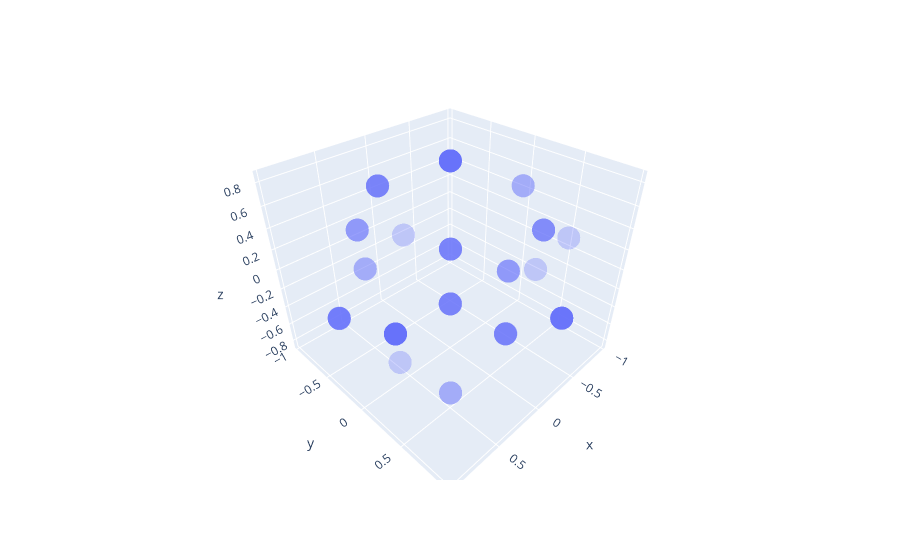

The cell this chart's notebook holds for it:
### Code cell
import plotly.express as px
import plotly.graph_objects as go
# Create the figure
fig = go.Figure()


fig = px.scatter_3d(
    x=b[:,0].tolist(), y=b[:,1].tolist(), z=b[:,2].tolist(), opacity=0.3, 
    # marker=dict(
    #     size=4,
    #     color='blue',
    #     opacity=0.3
    # ),
)
# fig = px.scatter_3d(
#     x=full_b[:,0].tolist(), y=full_b[:,1].tolist(), z=full_b[:,2].tolist(), opacity=0.03, 
#     marker=dict(
#         size=4,
#         color='blue',
#         opacity=0.3
#     ),
# )

# Add the second scatter plot (full_b) in red
# fig.add_trace(go.Scatter3d(
#     x=full_b[:,0].tolist(),
#     y=full_b[:,1].tolist(),
#     z=full_b[:,2].tolist(),
#     mode='markers',
#     marker=dict(
#         size=4,
#         color='red',
#         opacity=0.00,
#     ),
#     name='full_b'
# ))


# fig.add_trace(go.Scatter3d(
#     x=a2[:,0].tolist(),
#     y=a2[:,1].tolist(),
#     z=a2[:,2].tolist(),
#     mode='markers',
#     marker=dict(
#         size=6,
#         color='red',
#         opacity=.5,
#     ),
#     name='a'
# ))


# fig.add_trace(go.Scatter3d(
#     # x=full_b[:,0].tolist(),
#     # y=full_b[:,1].tolist(),
#     # z=full_b[:,2].tolist(),
#     x=bc_pair[:,0].tolist(),
#     y=bc_pair[:,1].tolist(),
#     z=bc_pair[:,3].tolist(),
#     mode='markers',
#     marker=dict(
#         size=6,
#         color='blue',
#         opacity=.5,
#     ),
#     name='b'
# ))



fig.show()
# fig.write_html('/home/wilson/ab.html')

### Figure 1 — Plotly figure (JSON) as saved in the notebook; plotly's stock layout.template omitted (floating-point values rounded to 4 significant figures)
{"data": [{"hovertemplate": "x=%{x}<br>y=%{y}<br>z=%{z}<extra></extra>", "legendgroup": "", "marker": {"color": "#636efa", "opacity": 0.3, "symbol": "circle"}, "mode": "markers", "name": "", "scene": "scene", "showlegend": false, "type": "scatter3d", "x": [-0.6238, -0.9686, -0.4669, -0.4707, -0.6536, 0.9686, 0.8761, 0.2359, -0.2355, 0.2786, 0.4678, -0.5362, -0.4655, 0.2771, -0.6518, 0.465, -0.5359, -0.9687, -0.2365, -0.5342, -0.8762, -0.2345, -0.2359, -0.236, 0.2787, -0.8772, 0.6531, 0.4671, 0.4669, -0.9688, 0.2772, 0.6538, -0.2347, 0.9695, 0.5359, -0.8768, 0.2777, -0.2781, -0.4673, 0.2769, 0.2779, -0.6521, 0.6536, 0.2335, -0.536, -0.2342, 0.8761, -0.4659, 0.2356, 0.5356, 0.4661, 0.9687, 0.6566, -0.6522, 0.9689, -0.5354, -0.536, 0.278, -0.5363, -0.2361, 0.9043, 0.6519, -0.2767, 0.06185, -0.5351, -0.6545, 0.969, -0.9688, -0.5358, 0.969, 0.2769, 0.2766, 0.6518], "y": [0.6987, 0.2348, 0.2767, 0.2794, -0.6507, -0.2351, 0.05997, -0.9682, 0.9684, -0.4655, -0.2783, -0.5355, 0.2783, -0.4667, -0.6528, -0.2768, -0.5371, 0.2342, 0.9681, -0.5364, -0.05876, 0.9685, 0.9684, 0.9683, -0.4646, -0.05915, 0.6513, -0.2797, -0.2772, 0.2335, -0.4658, 0.651, 0.9686, -0.2306, 0.5367, -0.0549, -0.4662, 0.4638, 0.2772, -0.4661, -0.4654, -0.6524, 0.6512, -0.9689, -0.5362, 0.9687, 0.05762, 0.2771, -0.9683, 0.537, -0.2788, -0.2345, 0.2208, -0.6526, -0.2335, -0.5373, -0.5379, -0.4647, -0.5363, 0.9683, 0.4017, 0.6529, 0.4664, 0.8771, -0.536, -0.651, -0.2325, 0.2338, -0.5368, -0.2324, -0.465, -0.4657, 0.6523], "z": [0.3503, 0.08236, -0.8399, -0.8369, -0.3866, -0.08108, 0.4785, 0.08389, -0.08227, -0.8401, 0.8389, 0.6525, -0.8402, -0.8399, -0.386, 0.8409, 0.6515, 0.08185, -0.08319, 0.6534, -0.4783, -0.08413, -0.08116, -0.08133, -0.8405, -0.4764, 0.3864, 0.8388, 0.8397, 0.0835, -0.8403, 0.3857, -0.08238, -0.08331, -0.6517, -0.4777, -0.84, 0.8412, -0.8395, -0.8403, -0.8403, -0.3862, 0.3858, 0.08191, 0.652, -0.08295, 0.4786, -0.8403, 0.0828, -0.6517, 0.8397, -0.08204, 0.7212, -0.3858, -0.08245, 0.6516, 0.6507, -0.8407, 0.6518, -0.0818, -0.1441, 0.3857, 0.8402, 0.4762, 0.653, -0.3845, -0.08348, 0.08222, 0.6517, -0.08423, -0.8409, -0.8406, 0.3868]}], "layout": {"legend": {"tracegroupgap": 0}, "margin": {"t": 60}, "scene": {"domain": {"x": [0, 1], "y": [0, 1]}, "xaxis": {"title": {"text": "x"}}, "yaxis": {"title": {"text": "y"}}, "zaxis": {"title": {"text": "z"}}}}}
